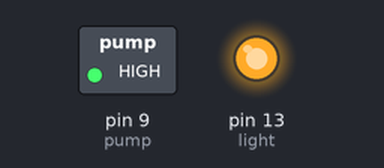
The sketch below on a simulated Arduino Uno, built with avr-gcc and run on an emulated ATmega328P. On the bench: switched loads named in the sketch (green lamp = pin HIGH), output pins drawn as LEDs (lit = HIGH).

Above: at 0.05 s.
At 20.15 s:
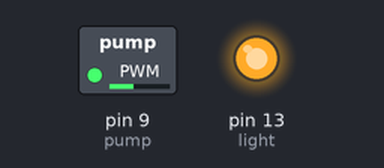
At 39.95 s:
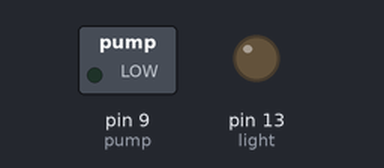
Timing chart, 0 to 52.0 s (numbered marks = the images above):
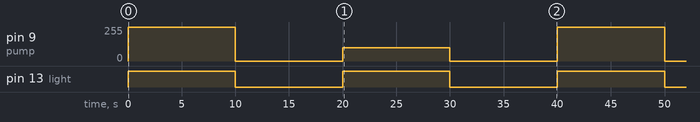

The sketch:

bonsaiwater_transistor_testing.ino
```cpp
int pump = 9 ;
int light = 13;

void setup() {
  pinMode(pump, OUTPUT);
  pinMode(light, OUTPUT);
  Serial.begin(9600);
}

void loop() {
  //Try the pump at full power.
  analogWrite(pump, 255);
  digitalWrite(light, HIGH);
  delay(10000);
  analogWrite(pump, 0);
  digitalWrite(light, LOW);
  delay(10000);

  //Try the pump at lower power.
  analogWrite(pump, 100);
  digitalWrite(light, HIGH);
  delay(10000);
  analogWrite(pump, 0);
  digitalWrite(light, LOW);
  delay(10000);
}
```

Measured:
- by itself, pin 9 (pump): repeats every 40.0 s: 0/255 10.0 s, 100/255 10.0 s, 0/255 10.0 s, 255/255 10.0 s
- by itself, pin 13 (light): alternates HIGH for 10.0 s and LOW for 10.0 s
